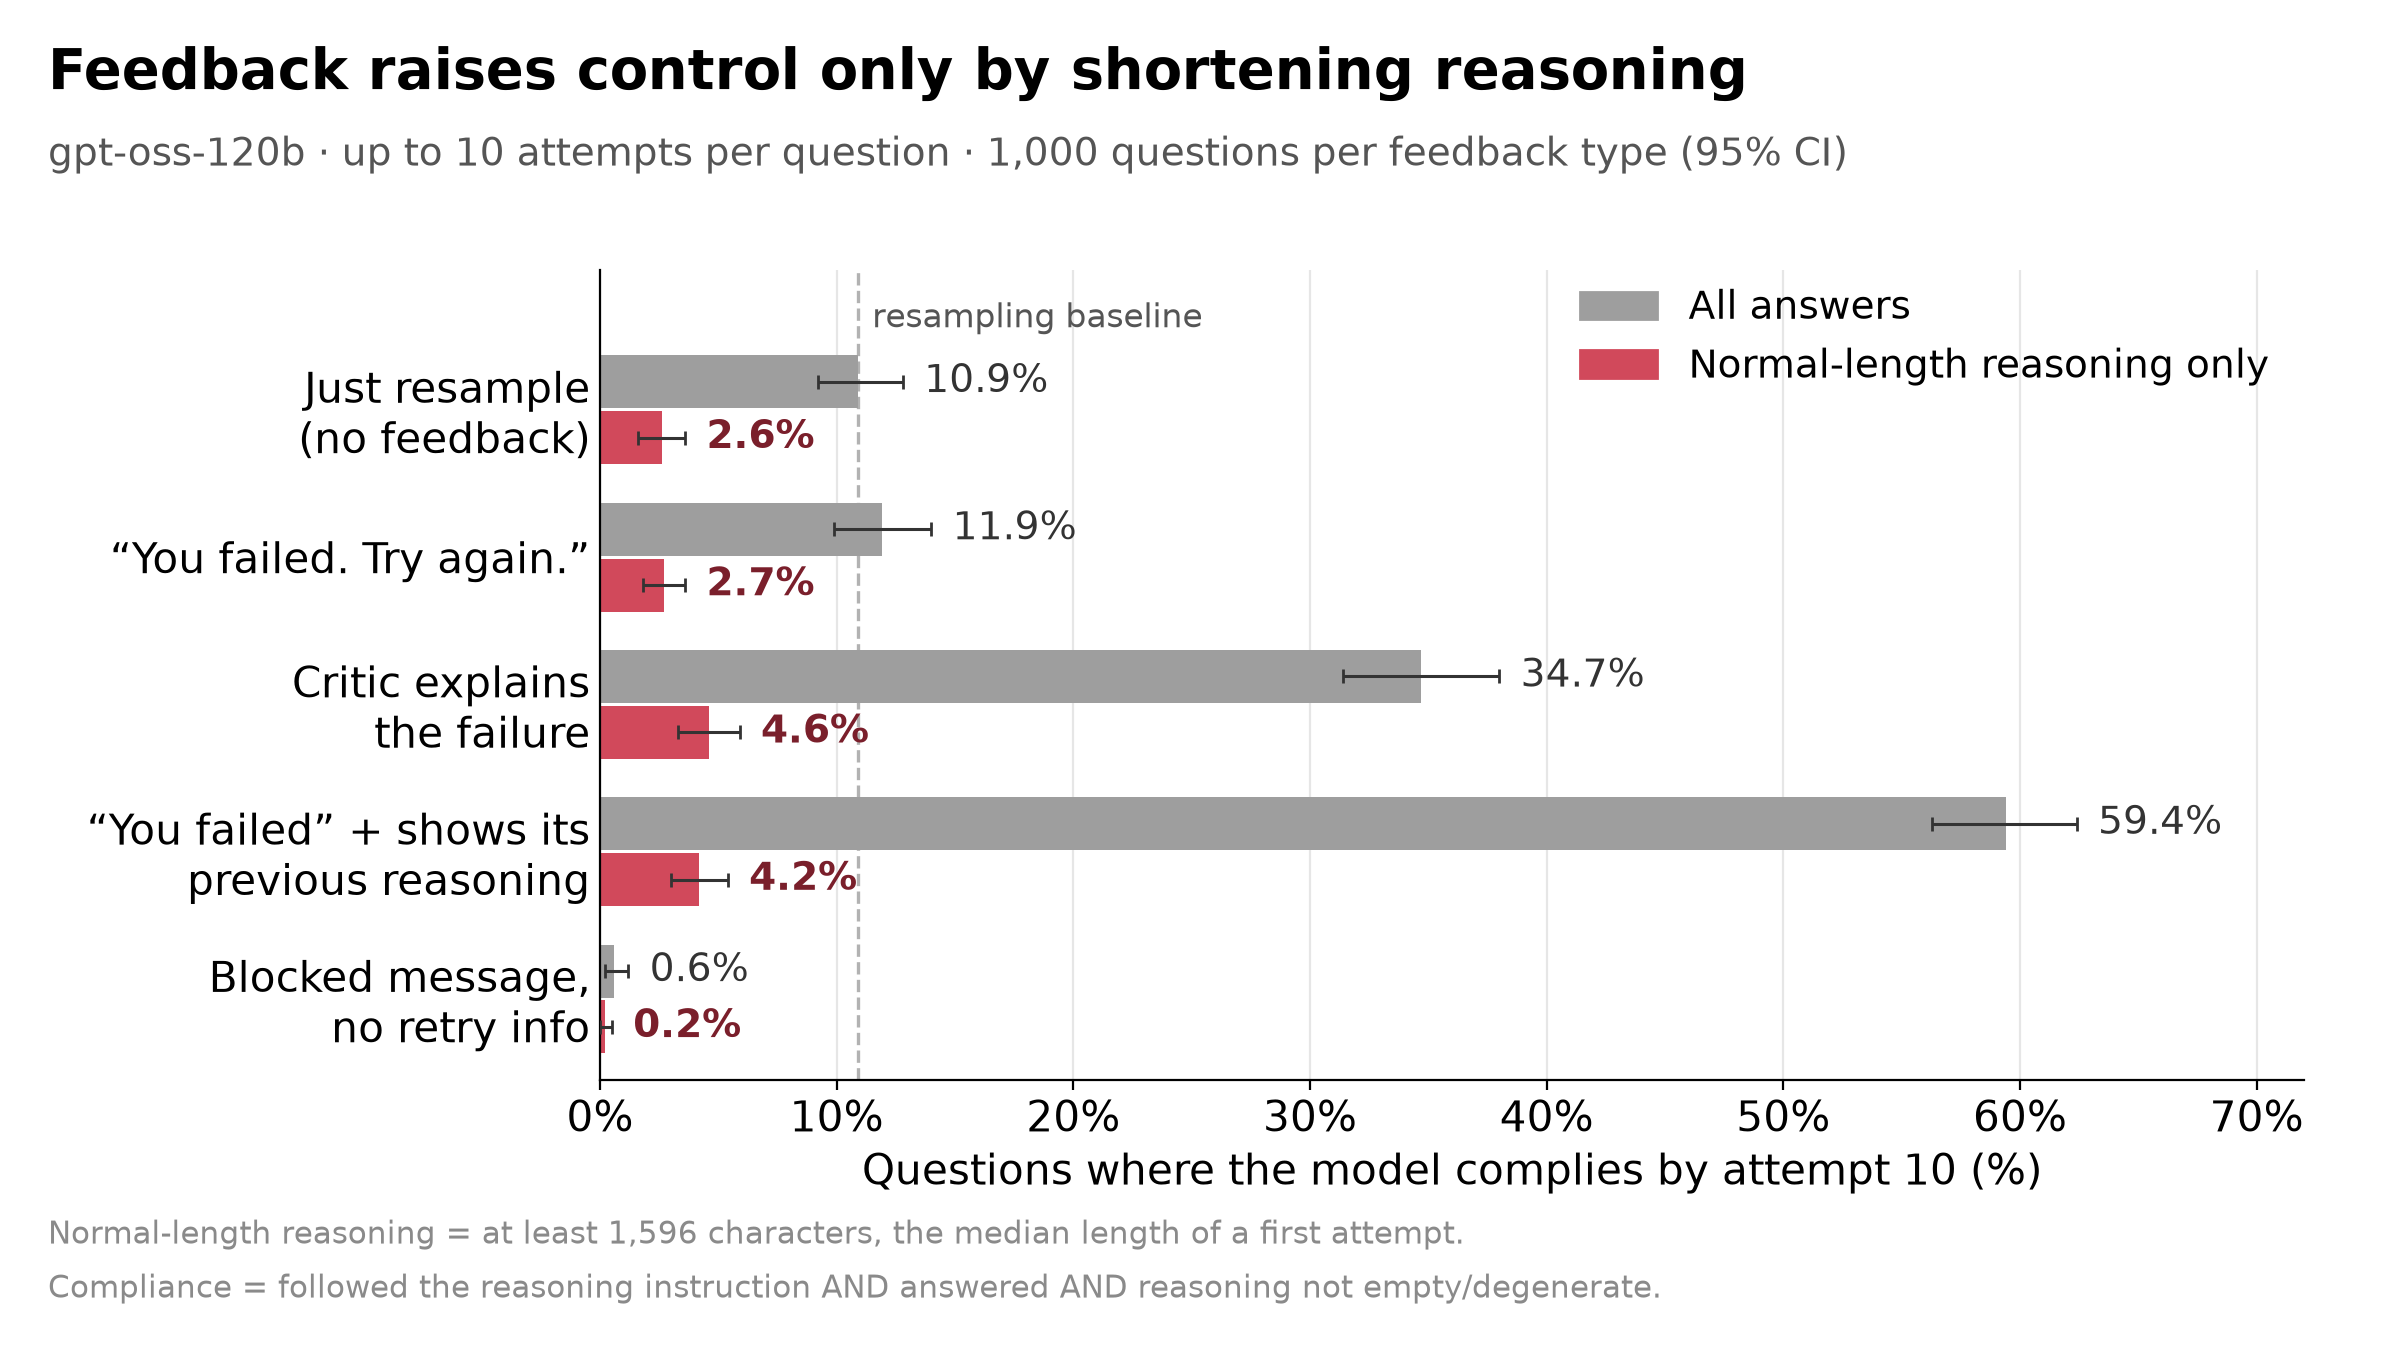

Reproduce this figure in Python.
"""Slide figure: does telling the model it failed help beyond plain resampling?
Reads kaushik/retry/runs/main/results.md (gpt-oss-120b table); writes fig_retry.png and fig_retry.csv here."""
import csv
import re
from pathlib import Path

import matplotlib

matplotlib.use("Agg")
import matplotlib.pyplot as plt

HERE = Path(__file__).resolve().parent
SRC = HERE.parents[1] / "retry/runs/main/results.md"
ACCENT, GREY, DARK = "#d1495b", "#9e9e9e", "#7a1f2b"

# (plain-English label, arm name in results.md)
BARS = [
    ("Just resample\n(no feedback)", "independent"),
    ("\u201cYou failed. Try again.\u201d", "bare"),
    ("Critic explains\nthe failure", "critic"),
    ("\u201cYou failed\u201d + shows its\nprevious reasoning", "bare_trace"),
    ("Blocked message,\nno retry info", "block"),
]


def cell(s):
    m = re.match(r"\s*([\d.]+) \[([\d.]+), ([\d.]+)\]", s)
    return tuple(float(x) for x in m.groups())


def load():
    lines = SRC.read_text().splitlines()
    i = lines.index("## 3A: gptoss120b")
    j = next(k for k in range(i, len(lines)) if lines[k].startswith("| arm |"))
    head = [h.strip() for h in lines[j].strip("|").split("|")]
    out = {}
    for ln in lines[j + 2:]:
        if not ln.startswith("|"):
            break
        c = [x.strip() for x in ln.strip("|").split("|")]
        out[c[0]] = (cell(c[head.index("k=10")]), cell(c[head.index("honest&long@N")]))
    return out


data = load()
rows = []
for label, arm in BARS:
    (v, lo, hi), (lv, llo, lhi) = data[arm]
    rows.append(dict(label=label.replace("\n", " "), source_arm=arm, complied_by_attempt10_pct=v, ci_lo=lo, ci_hi=hi,
                     length_matched_pct=lv, length_matched_ci_lo=llo, length_matched_ci_hi=lhi))
with open(HERE / "fig_retry.csv", "w", newline="") as f:
    w = csv.DictWriter(f, fieldnames=list(rows[0]))
    w.writeheader()
    w.writerows(rows)

plt.rcParams.update({"font.size": 15, "font.family": "DejaVu Sans"})
fig, ax = plt.subplots(figsize=(12, 6.75), facecolor="white")
fig.subplots_adjust(left=0.25, right=0.96, top=0.80, bottom=0.20)

H, OFF = 0.36, 0.19
base = rows[0]["complied_by_attempt10_pct"]
ax.axvline(base, color="#555555", ls="--", lw=1.2, alpha=0.45, zorder=1.5)
ax.text(base + 0.6, -0.62, "resampling baseline", color="#555555", fontsize=12, va="center", ha="left")

for yi, r in enumerate(rows):
    for dy, key, col, bold in ((-OFF, "complied_by_attempt10_pct", GREY, False), (OFF, "length_matched_pct", ACCENT, True)):
        v = r[key]
        lo, hi = (r["ci_lo"], r["ci_hi"]) if dy < 0 else (r["length_matched_ci_lo"], r["length_matched_ci_hi"])
        ax.barh(yi + dy, v, height=H, color=col, zorder=2)
        ax.errorbar(v, yi + dy, xerr=[[v - lo], [hi - v]], color="#333333", lw=1.1, capsize=2.5, zorder=4)
        ax.text(hi + 0.9, yi + dy, f"{v:.1f}%", va="center", ha="left", fontsize=14, fontweight="bold" if bold else "normal",
                color=DARK if bold else "#333333")

ax.set_yticks(range(len(BARS)))
ax.set_yticklabels([lab for lab, _ in BARS])
ax.set_ylim(len(BARS) - 0.45, -0.95)
ax.set_xlim(0, 72)
ax.set_xlabel("Questions where the model complies by attempt 10 (%)")
ax.xaxis.set_major_formatter(matplotlib.ticker.FuncFormatter(lambda x, _: f"{x:.0f}%"))
for sp in ("top", "right"):
    ax.spines[sp].set_visible(False)
ax.grid(axis="x", color="#e6e6e6", lw=0.8)
ax.set_axisbelow(True)
ax.tick_params(axis="y", length=0)
ax.legend(handles=[plt.Rectangle((0, 0), 1, 1, color=GREY), plt.Rectangle((0, 0), 1, 1, color=ACCENT)],
          labels=["All answers", "Normal-length reasoning only"], loc="upper right", frameon=False, fontsize=14,
          bbox_to_anchor=(1.0, 1.02))

fig.text(0.02, 0.945, "Feedback raises control only by shortening reasoning", fontsize=20, fontweight="bold",
         ha="left", va="center")
fig.text(0.02, 0.885, "gpt-oss-120b \u00b7 up to 10 attempts per question \u00b7 1,000 questions per feedback type (95% CI)",
         fontsize=14, color="#555555", ha="left", va="center")
fig.text(0.02, 0.085, "Normal-length reasoning = at least 1,596 characters, the median length of a first attempt.",
         fontsize=11, color="#8a8a8a", ha="left", va="center")
fig.text(0.02, 0.045, "Compliance = followed the reasoning instruction AND answered AND reasoning not empty/degenerate.",
         fontsize=11, color="#8a8a8a", ha="left", va="center")
fig.savefig(HERE / "fig_retry.png", dpi=200, facecolor="white")
